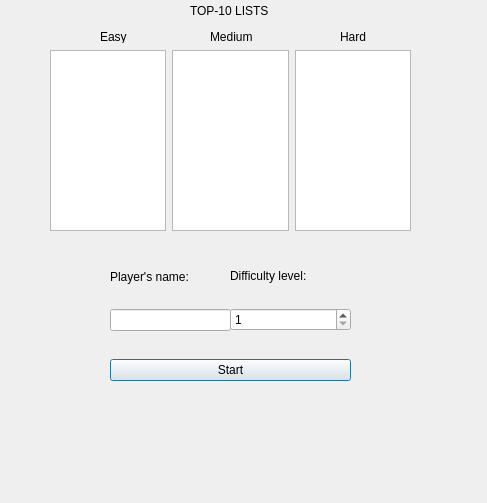
<?xml version="1.0" encoding="UTF-8"?>
<ui version="4.0">
 <class>Dialog</class>
 <widget class="QDialog" name="Dialog">
  <property name="geometry">
   <rect>
    <x>0</x>
    <y>0</y>
    <width>487</width>
    <height>503</height>
   </rect>
  </property>
  <property name="windowTitle">
   <string>Dialog</string>
  </property>
  <widget class="QWidget" name="horizontalLayoutWidget">
   <property name="geometry">
    <rect>
     <x>110</x>
     <y>330</y>
     <width>241</width>
     <height>81</height>
    </rect>
   </property>
   <layout class="QHBoxLayout" name="horizontalLayout">
    <item>
     <widget class="QPushButton" name="startButton">
      <property name="enabled">
       <bool>true</bool>
      </property>
      <property name="text">
       <string>Start</string>
      </property>
     </widget>
    </item>
   </layout>
  </widget>
  <widget class="QWidget" name="verticalLayoutWidget">
   <property name="geometry">
    <rect>
     <x>110</x>
     <y>250</y>
     <width>121</width>
     <height>81</height>
    </rect>
   </property>
   <layout class="QVBoxLayout" name="verticalLayout">
    <item>
     <widget class="QLabel" name="label">
      <property name="text">
       <string>Player's name:</string>
      </property>
     </widget>
    </item>
    <item>
     <widget class="QLineEdit" name="lineEdit"/>
    </item>
   </layout>
  </widget>
  <widget class="QWidget" name="verticalLayoutWidget_2">
   <property name="geometry">
    <rect>
     <x>230</x>
     <y>250</y>
     <width>121</width>
     <height>81</height>
    </rect>
   </property>
   <layout class="QVBoxLayout" name="verticalLayout_2">
    <item>
     <widget class="QLabel" name="label_2">
      <property name="text">
       <string>Difficulty level:</string>
      </property>
     </widget>
    </item>
    <item>
     <widget class="QSpinBox" name="spinBox">
      <property name="readOnly">
       <bool>false</bool>
      </property>
      <property name="suffix">
       <string/>
      </property>
      <property name="minimum">
       <number>1</number>
      </property>
      <property name="maximum">
       <number>3</number>
      </property>
     </widget>
    </item>
   </layout>
  </widget>
  <widget class="QWidget" name="horizontalLayoutWidget_2">
   <property name="geometry">
    <rect>
     <x>50</x>
     <y>50</y>
     <width>361</width>
     <height>181</height>
    </rect>
   </property>
   <layout class="QHBoxLayout" name="horizontalLayout_2">
    <item>
     <widget class="QTextBrowser" name="easy"/>
    </item>
    <item>
     <widget class="QTextBrowser" name="medium"/>
    </item>
    <item>
     <widget class="QTextBrowser" name="hard"/>
    </item>
   </layout>
  </widget>
  <widget class="QLabel" name="label_3">
   <property name="geometry">
    <rect>
     <x>190</x>
     <y>0</y>
     <width>121</width>
     <height>21</height>
    </rect>
   </property>
   <property name="text">
    <string>TOP-10 LISTS</string>
   </property>
  </widget>
  <widget class="QLabel" name="label_4">
   <property name="geometry">
    <rect>
     <x>100</x>
     <y>30</y>
     <width>47</width>
     <height>13</height>
    </rect>
   </property>
   <property name="text">
    <string>Easy</string>
   </property>
  </widget>
  <widget class="QLabel" name="label_5">
   <property name="geometry">
    <rect>
     <x>210</x>
     <y>30</y>
     <width>47</width>
     <height>13</height>
    </rect>
   </property>
   <property name="text">
    <string>Medium</string>
   </property>
  </widget>
  <widget class="QLabel" name="label_6">
   <property name="geometry">
    <rect>
     <x>340</x>
     <y>30</y>
     <width>47</width>
     <height>13</height>
    </rect>
   </property>
   <property name="text">
    <string>Hard</string>
   </property>
  </widget>
 </widget>
 <resources/>
 <connections/>
</ui>
